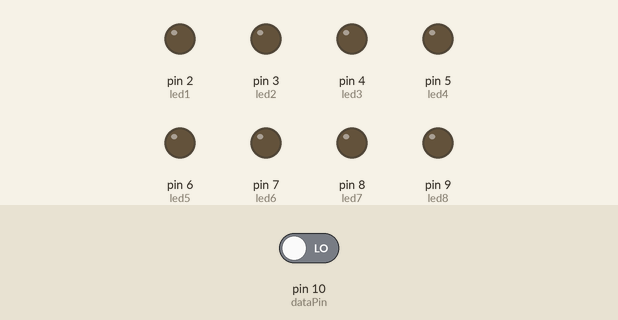
Simulated run of this sketch. Board: Arduino Uno, built with avr-gcc and run on an emulated ATmega328P. On the bench: output pins drawn as LEDs (lit = HIGH). Inputs (shaded band) come from the test bench; at power-on: pin 10 (dataPin) LOW.

Above: at 1.2 s.
1.3 s: pin 10 (dataPin) driven HIGH
At 1.45 s:
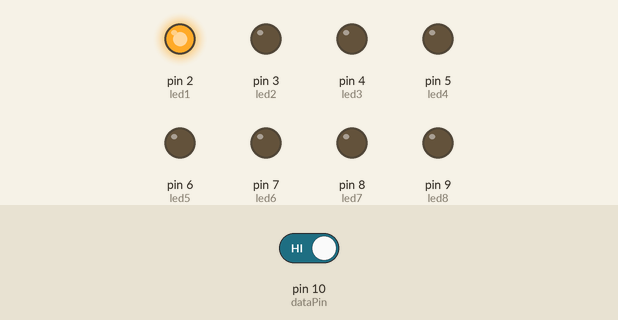
At 4.2 s:
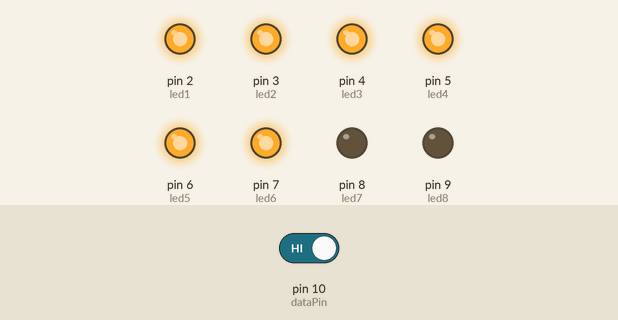
4.3 s: pin 10 (dataPin) driven LOW
At 5.2 s:
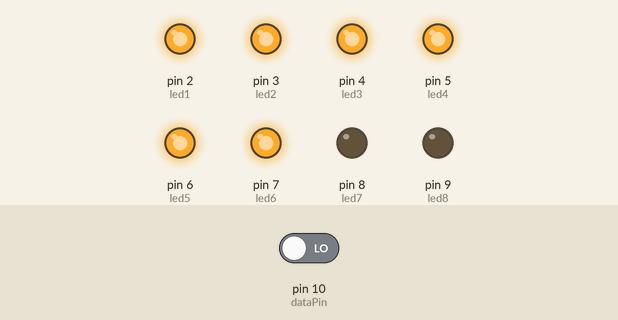
Timing chart, 0 to 7.3 s (numbered marks = the images above; inputs shaded):
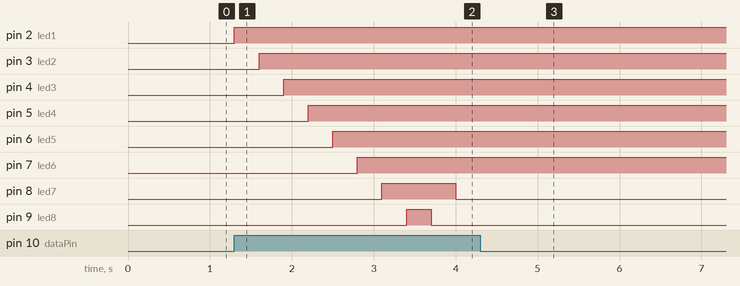

The sketch:

led_manual_step.ino
```cpp
#define led1 2
#define led2 3
#define led3 4
#define led4 5
#define led5 6
#define led6 7
#define led7 8
#define led8 9
#define ledCount 8
#define dataPin 10


int dataRead = 0;
int counter = 0;
bool overflow = false;

void setup() {
  // put your setup code here, to run once:
  Serial.begin(9600);
  pinMode(led1, OUTPUT);
  pinMode(led2, OUTPUT);
  pinMode(led3, OUTPUT);
  pinMode(led4, OUTPUT);
  pinMode(led5, OUTPUT);
  pinMode(led6, OUTPUT);
  pinMode(led7, OUTPUT);
  pinMode(led8, OUTPUT);
  pinMode(dataPin, INPUT);
}

void loop() {
  // put your main code here, to run repeatedly:
  dataRead = digitalRead(dataPin);
  if(dataRead && !overflow) {
    counter = counter + 1;
    pullPinHigh(counter);
    delay(300);
  } else if(dataRead && overflow) {
    counter = counter + 1;
    pullPinLow(counter);
    delay(300);
  }
}

void pullPinHigh(int led) {
  switch (counter) {
      case 1:
        digitalWrite(led1, HIGH);
        break;
      case 2:
        digitalWrite(led2, HIGH);
        break;
      case 3:
        digitalWrite(led3, HIGH);
        break;
      case 4:
        digitalWrite(led4, HIGH);
        break;
      case 5:
        digitalWrite(led5, HIGH);
        break;
      case 6:
        digitalWrite(led6, HIGH);
        break;
      case 7:
        digitalWrite(led7, HIGH);
        break;
      case 8:
        digitalWrite(led8, HIGH);
        overflow = true;
        counter = 0;
        break;
      default:
        break;
    }
}

void pullPinLow(int led) {
  switch (led) {
      case 1:
        digitalWrite(led8, LOW);
        break;
      case 2:
        digitalWrite(led7, LOW);
        break;
      case 3:
        digitalWrite(led6, LOW);
        break;
      case 4:
        digitalWrite(led5, LOW);
        break;
      case 5:
        digitalWrite(led4, LOW);
        break;
      case 6:
        digitalWrite(led3, LOW);
        break;
      case 7:
        digitalWrite(led2, LOW);
        break;
      case 8:
        digitalWrite(led1, LOW);
        overflow = false;
        counter = 0;
        break;
      default:
        break;
    }
}
```

Measured:
- after the input at 1.3 s, pin 2 (led1): LOW → HIGH at once; pin 3 (led2): LOW → HIGH after 0.30 s; pin 4 (led3): LOW → HIGH after 0.60 s; pin 5 (led4): LOW → HIGH after 0.90 s; pin 6 (led5): LOW → HIGH after 1.2 s
- after the input at 4.3 s, pin 2 (led1), pin 3 (led2): stops changing and stays HIGH
